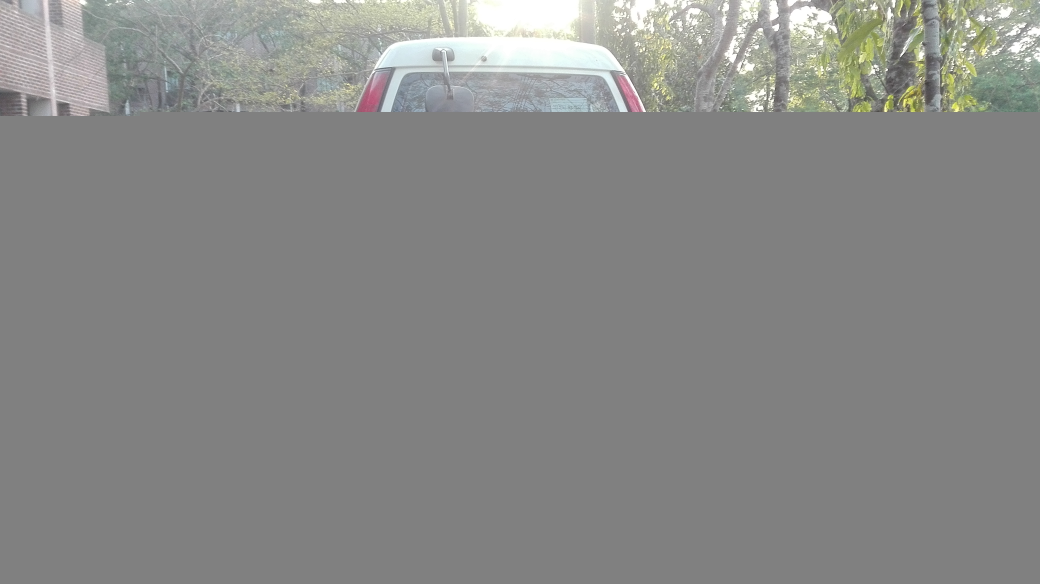
#> input picture 111.jpg, 4160 x 2336 px (shown at 1/4 size)
$ python Main.py 111.jpg   (Python 2 division)
#> lines starting #> are read from the running program, lines starting #| are printed output that depends on the picture; after the words box and inside, x2 and y2 are one past the last pixel; in counts of white or black regions, pixels touching at a corner belong together
#> in main, imgOriginal is the input picture: shape (2336, 4160, 3); mean B, G, R 135.3, 136.9, 136.3
### Preprocess.py
#!/home/dipu/anaconda2/bin/python

import cv2
import math
import numpy as np

# module level variables ##########################################################################
GAUSSIAN_SMOOTH_FILTER_SIZE = (1, 1)  #no blur
ADAPTIVE_THRESH_BLOCK_SIZE = 79
ADAPTIVE_THRESH_WEIGHT = 9

###################################################################################################
def preprocess(imgOriginal):
    """
    Returns an array containing scaled image, grayscale image, and threshold image.
    """

    imgScaled = scaleImage(imgOriginal)                  # scale image

    imgGrayscale = extractValue(imgScaled)               # make grayscale

    """
    imgMaxContrastGrayscale = maximizeContrast(imgGrayscale)

    height, width = imgGrayscale.shape
    imgBlurred = np.zeros((height, width, 1), np.uint8)  # fail safe copy of blur image
    imgBlurred = cv2.GaussianBlur(                       # blur image
        imgMaxContrastGrayscale,
        GAUSSIAN_SMOOTH_FILTER_SIZE, 0)
    """

    imgThresh = cv2.adaptiveThreshold(                   # extract threshold
        imgGrayscale, 255.0,
        cv2.ADAPTIVE_THRESH_GAUSSIAN_C,
        cv2.THRESH_BINARY_INV,
        ADAPTIVE_THRESH_BLOCK_SIZE,
        ADAPTIVE_THRESH_WEIGHT)

    return imgScaled, imgGrayscale, imgThresh
# end function

###################################################################################################
def scaleImage(imgOriginal):

    # original height and width
    height, width, numChannels = imgOriginal.shape
#> height = 2336; width = 4160; numChannels = 3

    # new dimension
    _width = 1024.0
    _height = _width * height / width
    dim = (int(_width), int(_height))
#> dim = (1024, 575)

    # perform the actual resizing of the image and show it
    imgResized = cv2.resize(imgOriginal, dim, interpolation=cv2.INTER_AREA)
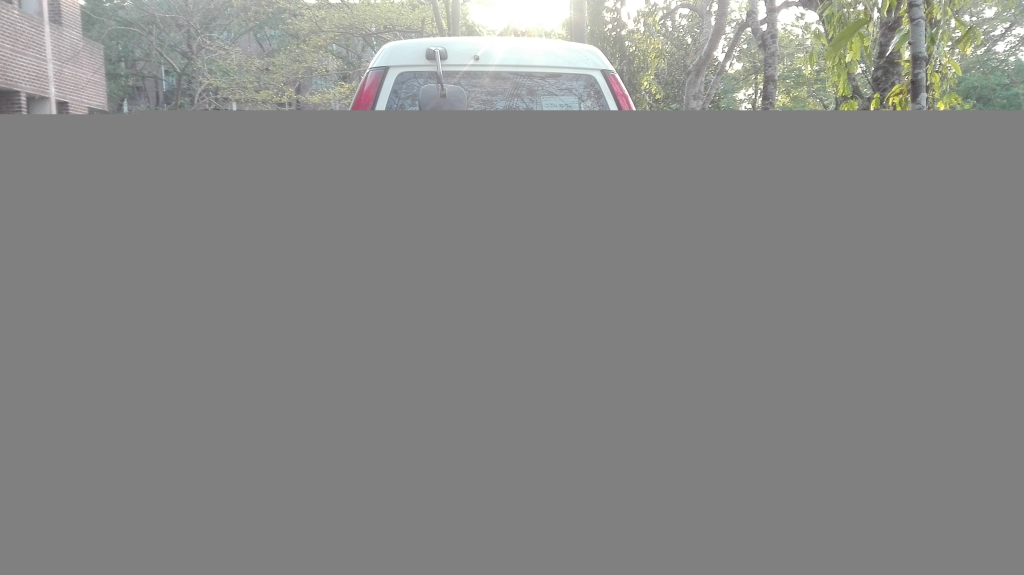
#> imgResized: shape (575, 1024, 3); mean B, G, R 135.3, 136.9, 136.3

    return imgResized

# end function

###################################################################################################
def extractValue(imgOriginal):
    height, width, numChannels = imgOriginal.shape
#> height = 575; width = 1024; numChannels = 3

    imgHSV = np.zeros((height, width, 3), np.uint8)             # fail safe copy
    imgHSV = cv2.cvtColor(imgOriginal, cv2.COLOR_BGR2HSV)
#> imgHSV: shape (575, 1024, 3); mean H, S, V 12.7, 3.9, 137.3

    imgHue, imgSaturation, imgValue = cv2.split(imgHSV)
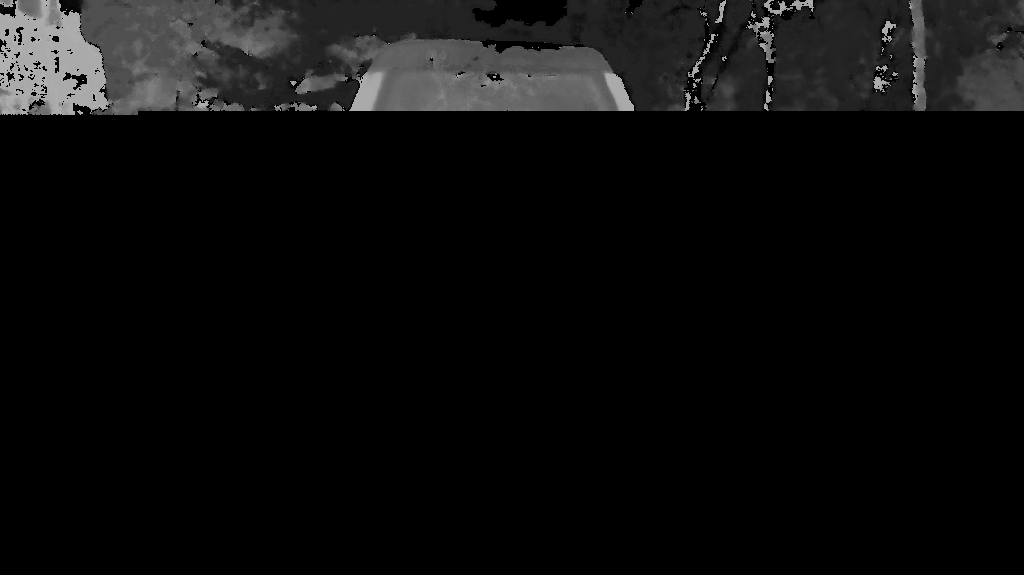
#> imgHue: shape (575, 1024); min 0, max 178, mean 12.7
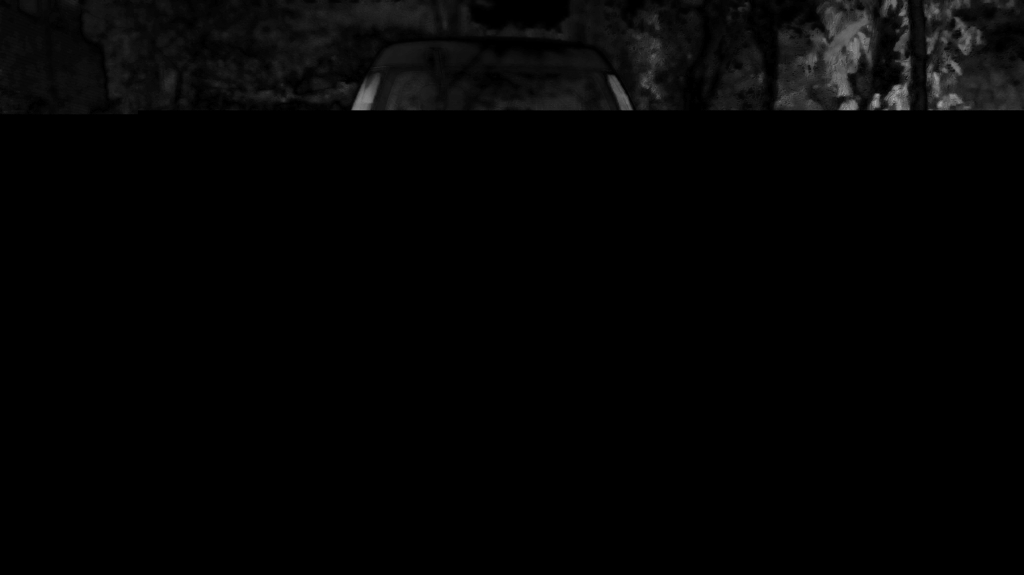
#> imgSaturation: shape (575, 1024); min 0, max 169, mean 3.9
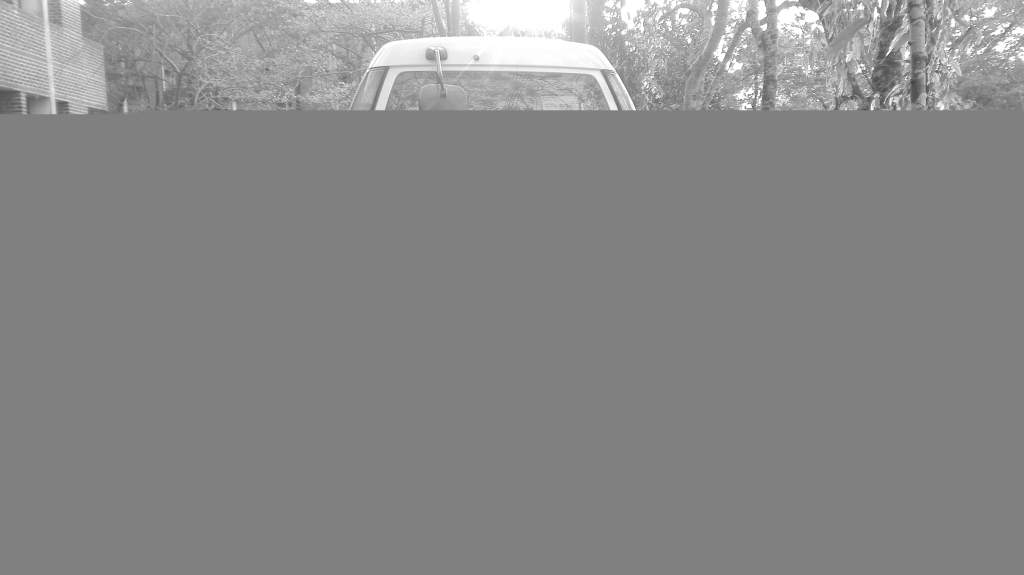
#> imgValue: shape (575, 1024); min 66, max 255, mean 137.3

    return imgValue
# end function

###################################################################################################
# [16 lines left out: function maximizeContrast, not called in this run]
# end function

### Main.py
#!/home/dipu/anaconda2/bin/python

import os
import sys
import cv2

import Preprocess as pp

###################################################################################################
def main(imgFile):
    """Start point of the application.

    Keyword arguments:
    imgFile -- the image file to use for ALPR
    """

    imgOriginal = cv2.imread(imgFile)                     # open image

    if imgOriginal is None:                                # if image was not read successfully
        print "\nERROR: count not read image file \n"       # print error message to std out
        os.system("pause")                                  # pause so user can see error message
        return                                              # and exit program
    # end if

    imgScaled, imgGrayscale, imgThresh = pp.preprocess(imgOriginal)
#> in preprocess, `imgThresh = cv2.adaptiveThreshold(`:
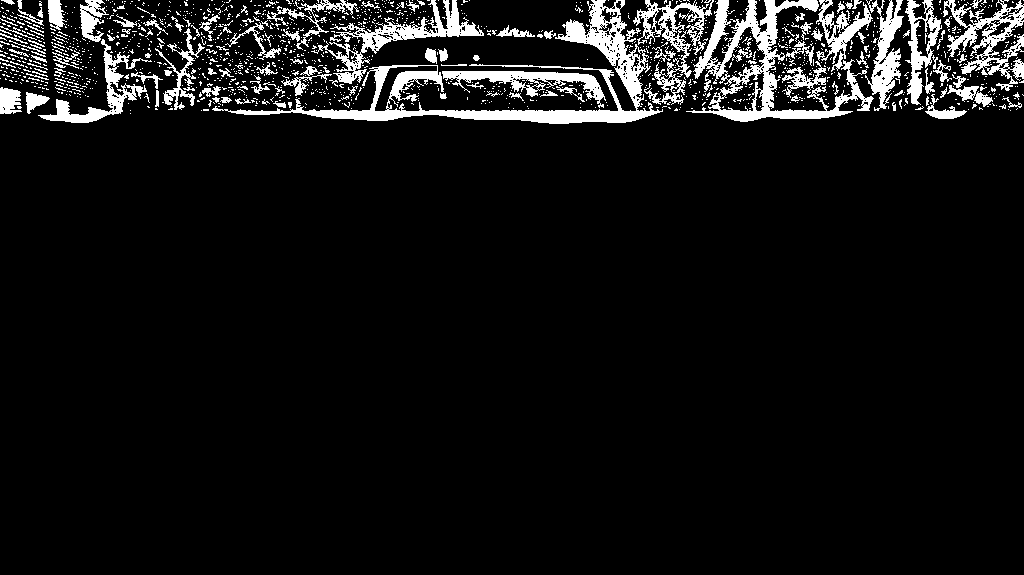
#> imgThresh: shape (575, 1024); 7.6% white; 1458 white regions (1331 under 20 px), largest, box (x1, y1, x2, y2) and area: (212, 0, 663, 124) 8294, (686, 0, 874, 122) 5890, (311, 0, 484, 84) 2851

    #TEST(imgGrayscale)

    cv2.imshow("Scaled Image", imgScaled)
    cv2.waitKey(0)

    cv2.imshow("Grayscale Image", imgGrayscale)
    cv2.waitKey(0)

    cv2.imshow("Threshold Applied", imgThresh)
    cv2.waitKey(0)
# end main

###################################################################################################

def TEST(gray):

    blurred = gray
   # blurred = cv2.GaussianBlur(pp.maximizeContrast(gray), (3, 3), 0)

    values = [[5,7], [9,7], [19,7], [11,9], [29,9], [19,9]]
    for v in values:
        thresh = cv2.adaptiveThreshold(                   # extract threshold
            blurred, 255.0,
            cv2.ADAPTIVE_THRESH_GAUSSIAN_C,
            cv2.THRESH_BINARY_INV, v[0], v[1])
        outFile = "/home/dipu/Desktop/out/" + str(v[0]) + "." + str(v[1]) + ".jpg"
        print outFile
        cv2.imwrite(outFile, thresh)

# end TEST

###################################################################################################

if __name__ == "__main__":
    main(sys.argv[1])
